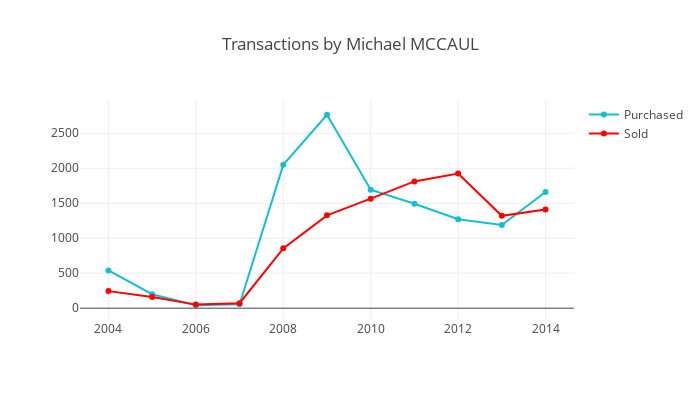
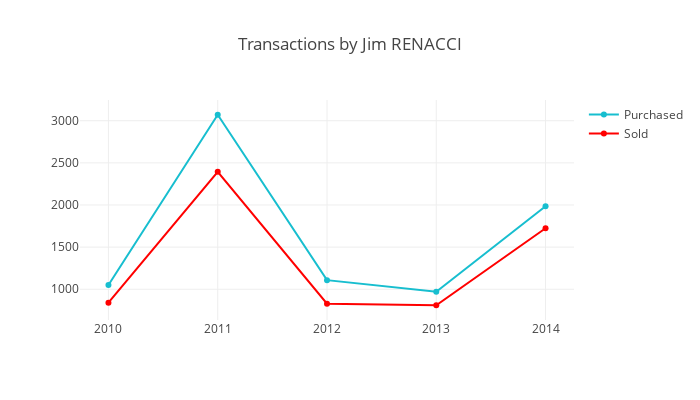
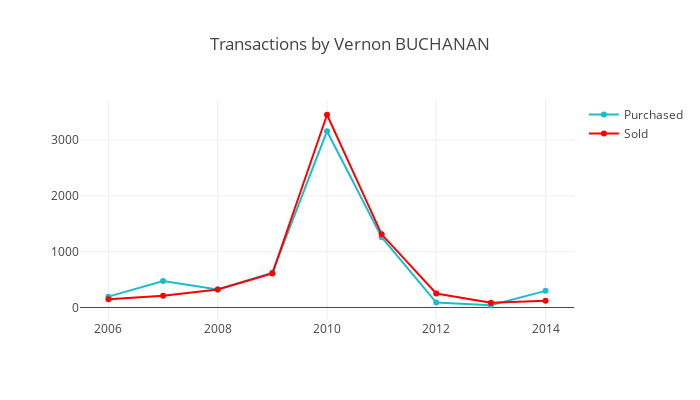
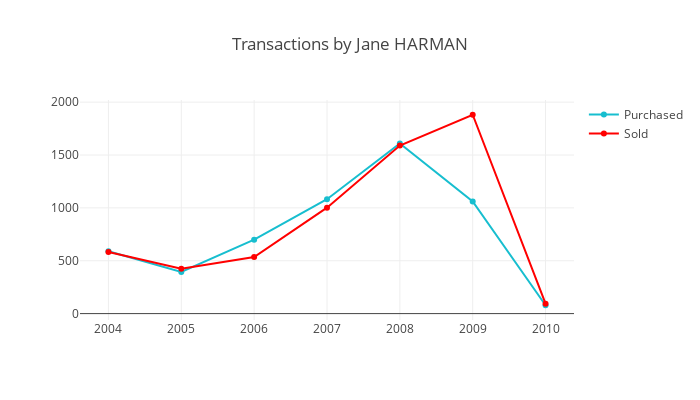

These figures' notebook cell, in order:
### Code cell
buy_sell = pfdc[pfdc.TransactionType.isin(['Purchased', 'Sold'])]
N = 15
topN = buy_sell\
    .groupby(['CID']).size()\
    .sort_values(ascending=False)\
    .head(N)\
    .index
df = buy_sell.loc[buy_sell.CID.isin(topN)]\
    .groupby(['CID', 'CalendarYear', 'TransactionType']).size()

def member_buy_sell_graph(i):
    d = buy_sell.loc[buy_sell.CID == topN[i]]\
        .groupby(['CalendarYear', 'TransactionType'])\
        .size()\
        .unstack()
    d = pd.DataFrame(d.to_records())
    d.set_index(d.CalendarYear)
    b = pgo.Scatter(x=d.CalendarYear, y=d.Purchased, name = "Purchased", line = dict(color = '#17BECF'))
    s = pgo.Scatter(x=d.CalendarYear, y=d.Sold, name = "Sold", line = dict(color = '#ff0000'))
    name = candidates[candidates.index == topN[i]].iloc[0].Name
    layout = pgo.Layout(title = "Transactions by " + name , autosize=True,
        width=700,
        height=400)
    fig = dict(data=[b,s], layout=layout)
    plotly.iplot(fig, filename = "test")

for i in range(N):
    member_buy_sell_graph(i)

### Figure 1 — Plotly figure (JSON) as saved in the notebook; plotly's stock layout.template omitted (floating-point values rounded to 4 significant figures)
{"data": [{"line": {"color": "#17BECF"}, "name": "Purchased", "type": "scatter", "x": [2004, 2005, 2006, 2007, 2008, 2009, 2010, 2011, 2012, 2013, 2014], "y": [540, 200, 42, 57, 2049, 2765, 1694, 1492, 1272, 1189, 1661]}, {"line": {"color": "#ff0000"}, "name": "Sold", "type": "scatter", "x": [2004, 2005, 2006, 2007, 2008, 2009, 2010, 2011, 2012, 2013, 2014], "y": [244, 159, 51, 72, 855, 1327, 1566, 1812, 1924, 1320, 1411]}], "layout": {"autosize": true, "height": 400, "title": "Transactions by Michael MCCAUL", "width": 700}}

### Figure 2 — Plotly figure (JSON) as saved in the notebook; plotly's stock layout.template omitted (floating-point values rounded to 4 significant figures)
{"data": [{"line": {"color": "#17BECF"}, "name": "Purchased", "type": "scatter", "x": [2010, 2011, 2012, 2013, 2014], "y": [1051, 3071, 1108, 971, 1984]}, {"line": {"color": "#ff0000"}, "name": "Sold", "type": "scatter", "x": [2010, 2011, 2012, 2013, 2014], "y": [840, 2393, 829, 810, 1724]}], "layout": {"autosize": true, "height": 400, "title": "Transactions by Jim RENACCI", "width": 700}}

### Figure 3 — Plotly figure (JSON) as saved in the notebook; plotly's stock layout.template omitted (floating-point values rounded to 4 significant figures)
{"data": [{"line": {"color": "#17BECF"}, "name": "Purchased", "type": "scatter", "x": [2006, 2007, 2008, 2009, 2010, 2011, 2012, 2013, 2014], "y": [194, 475, 321, 625, 3158, 1260, 89, 40, 298]}, {"line": {"color": "#ff0000"}, "name": "Sold", "type": "scatter", "x": [2006, 2007, 2008, 2009, 2010, 2011, 2012, 2013, 2014], "y": [148, 209, 324, 609, 3453, 1311, 250, 87, 120]}], "layout": {"autosize": true, "height": 400, "title": "Transactions by Vernon BUCHANAN", "width": 700}}

### Figure 4 — Plotly figure (JSON) as saved in the notebook; plotly's stock layout.template omitted (floating-point values rounded to 4 significant figures)
{"data": [{"line": {"color": "#17BECF"}, "name": "Purchased", "type": "scatter", "x": [2004, 2005, 2006, 2007, 2008, 2009, 2010], "y": [590, 394, 699, 1082, 1609, 1060, 79]}, {"line": {"color": "#ff0000"}, "name": "Sold", "type": "scatter", "x": [2004, 2005, 2006, 2007, 2008, 2009, 2010], "y": [582, 425, 535, 1002, 1590, 1881, 94]}], "layout": {"autosize": true, "height": 400, "title": "Transactions by Jane HARMAN", "width": 700}}
